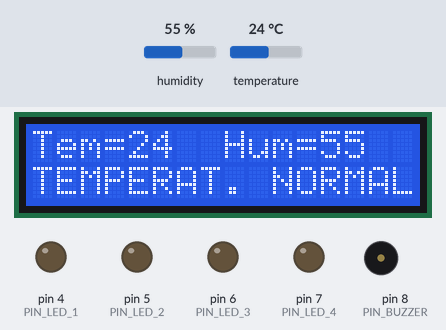
The sketch below on a simulated Arduino Uno, built with avr-gcc and run on an emulated ATmega328P. Parts: 16×2 character LCD, output pins drawn as LEDs (lit = HIGH), buzzer (waves = sounding). The test bench sets the inputs (shaded band); at power-on: temperature 24 °C, humidity 55 %. What the sketch prints to the serial monitor is not drawn.

Above: at 4.8 s.
4.9 s: temperature set to 28 °C
At 7.7 s:
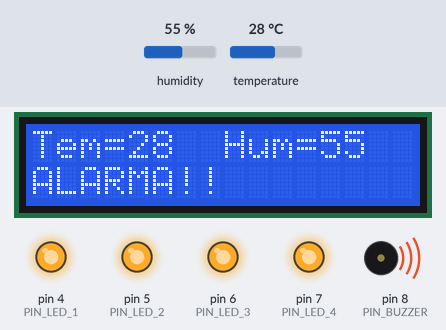
8.2 s: temperature set to 33 °C
At 10.4 s:
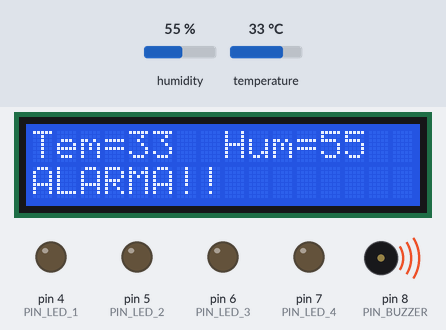
11.3 s: humidity set to 22 %
At 12.0 s:
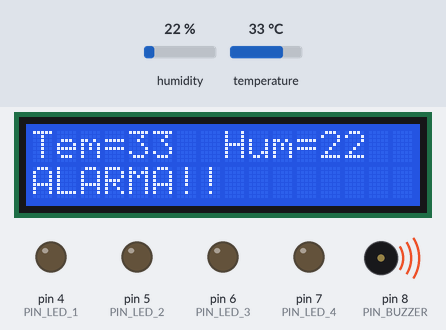
13.2 s: humidity set to 40 %
At 14.8 s:
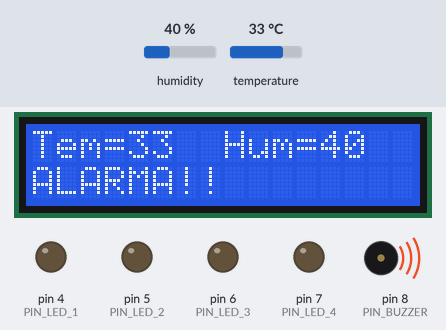
Timing chart, 0 to 16.3 s (numbered marks = the images above; inputs shaded):
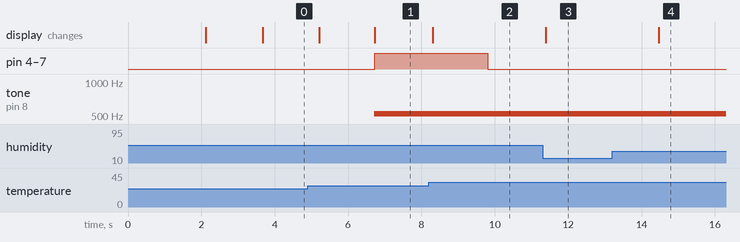

Measured:
- after the input at 4.9 s, pin 4 (PIN_LED_1), pin 5 (PIN_LED_2), pin 6 (PIN_LED_3), pin 7 (PIN_LED_4): LOW → HIGH after 1.8 s; tone on pin 8 (PIN_BUZZER): silent → 523 Hz after 1.8 s; the display: first changes after 0.31 s (image 1 shows a later state)
- after the input at 8.2 s, pin 4 (PIN_LED_1), pin 5 (PIN_LED_2), pin 6 (PIN_LED_3), pin 7 (PIN_LED_4): HIGH → LOW after 1.6 s; the display: changes after 0.11 s (image 2)
- after the input at 11.3 s, the display: changes after 0.09 s (image 3)
- after the input at 13.2 s, the display: changes after 1.3 s (image 4)

The sketch:

Ejercicio10-Alarma.ino
```cpp
/*
   Ejercicio10 - Alarma
   Web: https://www.aprendiendoarduino.com/cursos/programacion-arduino-2019/
   Montaje: https://github.com/jecrespo/aprendiendoarduino-Curso_Programacion_Arduino_2019/blob/master/Esquemas%20Montajes%20Pr%C3%A1cticas%20Fritzing/Curso_Programacion-Montaje%20Arduino_bb.png
*/

//Librerías pantalla LCD
#include <Wire.h>
#include <LiquidCrystal_I2C.h>

//Objeto pantalla
LiquidCrystal_I2C lcd(0x27, 16, 2); // set the LCD address to 0x27 for a 16 chars and 2 line display

//Librería DHT11
#include <SimpleDHT.h>

//Definición pines
#define PIN_BUZZER 8
#define PIN_DHT 11
#define UMBRAL 24
#define NOTE_C5  523  //Frecuencia de sonido del buzzer
#define PIN_LED_1 4
#define PIN_LED_2 5 //PWM
#define PIN_LED_3 6 //PWM
#define PIN_LED_4 7

//Objeto DHT11
SimpleDHT11 dht11(PIN_DHT);

//Variables globales
boolean alarma_temperatura;

void setup() {
  //Inicializo puerto serie
  Serial.begin(9600);

  //Inicializo Pines
  pinMode(PIN_LED_1, OUTPUT);
  pinMode(PIN_LED_2, OUTPUT);
  pinMode(PIN_LED_3, OUTPUT);
  pinMode(PIN_LED_4, OUTPUT);

  //Inicializo pantalla
  Serial.println(F("Inicializando pantalla..."));
  lcd.init();
  lcd.backlight();
  lcd.setCursor(0, 0);
  lcd.print("Inicializando...");
  delay(2000);
  lcd.clear();

  if (lee_temperatura () > UMBRAL) {
    alarma_temperatura = true;
    tone(PIN_BUZZER, NOTE_C5);
    Serial.println("ALARMA!!");
    lcd.setCursor(0, 1);
    lcd.print("ALARMA!!        ");

  }
  else {
    alarma_temperatura = false;
    noTone(PIN_BUZZER);
    Serial.println("TEMPERAT. NORMAL");
    lcd.setCursor(0, 1);
    lcd.print("TEMPERAT. NORMAL");
  }
}

void loop() {
  int temp = lee_temperatura ();
  if (temp > UMBRAL) {
    if (!alarma_temperatura) {
      alarma_temperatura = true;
      tone(PIN_BUZZER, NOTE_C5);
      Serial.println("ALARMA!!");
      lcd.setCursor(0, 1);
      lcd.print("ALARMA!!        ");
    }
  }
  else {
    if (alarma_temperatura) {
      alarma_temperatura = false;
      noTone(PIN_BUZZER);
      Serial.println("TEMPERAT. NORMAL");
      lcd.setCursor(0, 1);
      lcd.print("TEMPERAT. NORMAL");
    }
  }
    //Actualizar LEDs
    switch (temp) {
      case UMBRAL + 4:
        digitalWrite(PIN_LED_1, HIGH);
        digitalWrite(PIN_LED_2, HIGH);
        digitalWrite(PIN_LED_3, HIGH);
        digitalWrite(PIN_LED_4, HIGH);
        break;
      case UMBRAL + 3:
        digitalWrite(PIN_LED_1, HIGH);
        digitalWrite(PIN_LED_2, HIGH);
        digitalWrite(PIN_LED_3, HIGH);
        digitalWrite(PIN_LED_4, LOW);
        break;
      case UMBRAL + 2:
        digitalWrite(PIN_LED_1, HIGH);
        digitalWrite(PIN_LED_2, HIGH);
        digitalWrite(PIN_LED_3, LOW);
        digitalWrite(PIN_LED_4, LOW);
        break;
      case UMBRAL + 1:
        digitalWrite(PIN_LED_1, HIGH);
        digitalWrite(PIN_LED_2, LOW);
        digitalWrite(PIN_LED_3, LOW);
        digitalWrite(PIN_LED_4, LOW);
        break;
      default:
        digitalWrite(PIN_LED_1, LOW);
        digitalWrite(PIN_LED_2, LOW);
        digitalWrite(PIN_LED_3, LOW);
        digitalWrite(PIN_LED_4, LOW);
       break;
    }
  }


float lee_temperatura () {

  byte temperature = 0;
  byte humidity = 0;
  int err = dht11.read(&temperature, &humidity, NULL);

  if (err != SimpleDHTErrSuccess) {
    Serial.println("Read DHT11 failed, err= " + String(err));
    Serial.println("---------------------");

    temperature = 0;
    delay(1500);
  }
  else {
    Serial.println("Temperatura: " + String(temperature));
    Serial.println("Humedad: " + String(humidity));
    Serial.println("---------------------");
    lcd.setCursor(0, 0);
    lcd.print("Tem=");
    lcd.setCursor(4, 0);
    lcd.print(temperature);
    lcd.setCursor(8, 0);
    lcd.print("Hum=");
    lcd.setCursor(12, 0);
    lcd.print(humidity);
    delay(1500);
  }
  return temperature;
}
```
